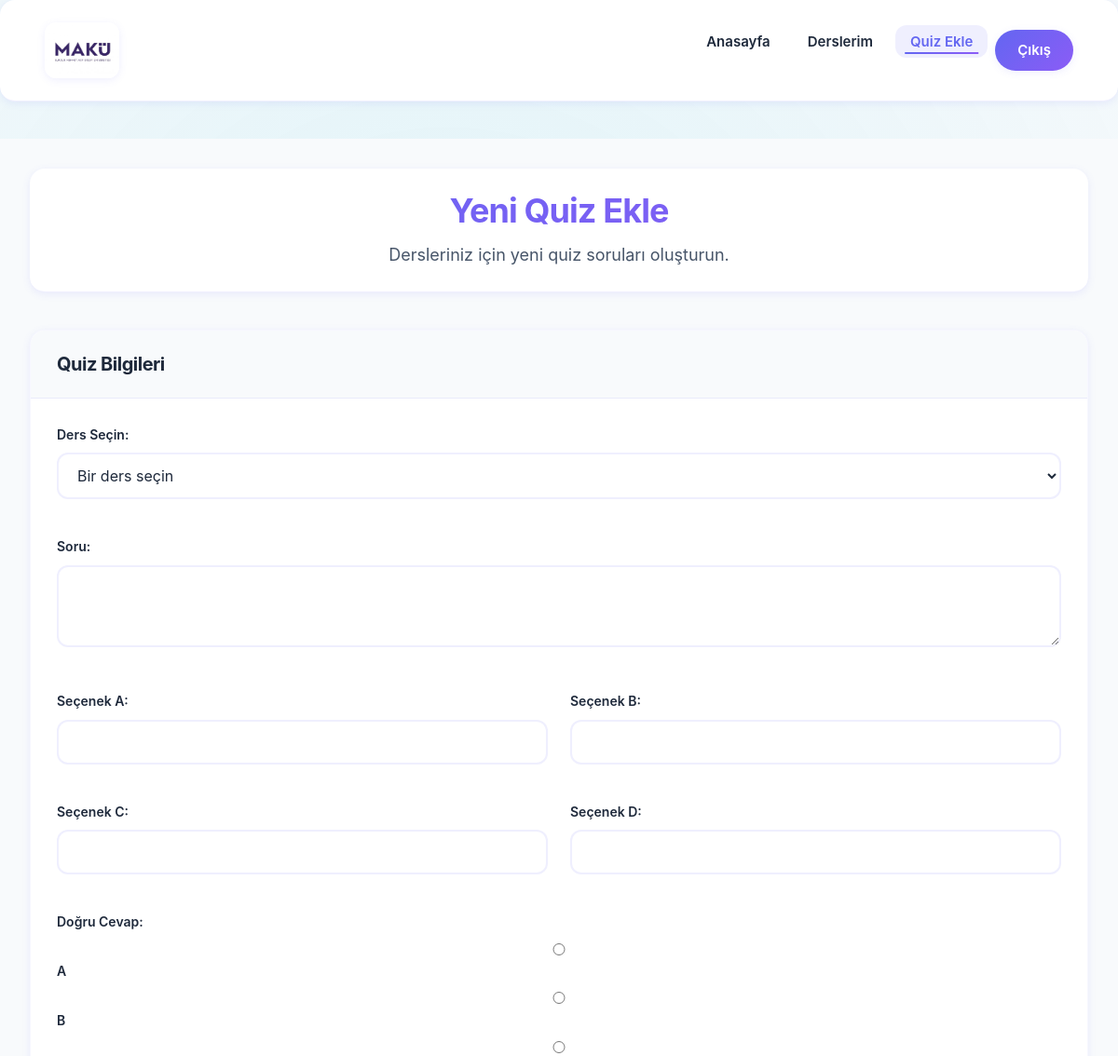
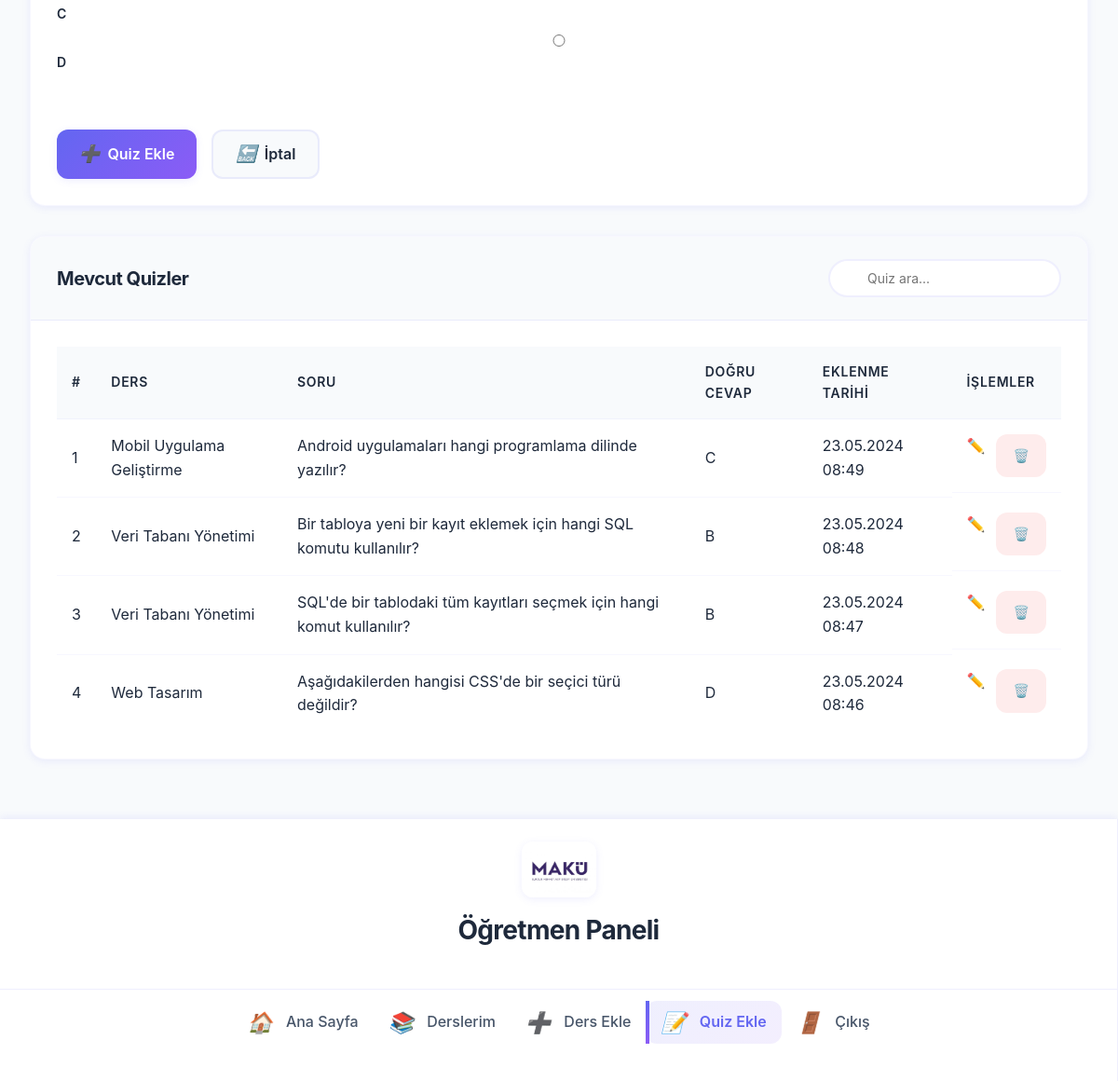
/add_quiz.php (signed in), run on the app's committed database (2 pictures, top to bottom).
### tables this page shows
CREATE TABLE `quizzes` (
  `id` int(11) NOT NULL,
  `course_id` int(11) NOT NULL,
  `question` text NOT NULL,
  `option_a` varchar(255) NOT NULL,
  `option_b` varchar(255) NOT NULL,
  `option_c` varchar(255) NOT NULL,
  `option_d` varchar(255) NOT NULL,
  `correct_option` enum('A','B','C','D') NOT NULL,
  `created_at` timestamp NOT NULL DEFAULT current_timestamp(),
  `updated_at` timestamp NOT NULL DEFAULT current_timestamp() ON UPDATE current_timestamp()
);

CREATE TABLE `courses` (
  `id` int(11) NOT NULL,
  `name` varchar(100) NOT NULL,
  `description` text DEFAULT NULL,
  `teacher_id` int(11) DEFAULT NULL,
  `created_at` timestamp NOT NULL DEFAULT current_timestamp(),
  `updated_at` timestamp NOT NULL DEFAULT current_timestamp() ON UPDATE current_timestamp()
);

### config.php (called while the page is built, shortened)
<?php
function e($string) {
    return htmlspecialchars($string, ENT_QUOTES, 'UTF-8');
}
?>

### add_quiz.php (the view, shortened to what this page needs)
<?php
include "config.php";
$teacher_id = $_SESSION["user_id"];
$sql_courses = "SELECT id, name FROM courses WHERE teacher_id = :teacher_id ORDER BY name";
$stmt_courses = $pdo->prepare($sql_courses);
$stmt_courses->execute(['teacher_id' => $teacher_id]);
$courses = $stmt_courses->fetchAll();
?>
<!DOCTYPE html>
<html lang="tr">
<head>
    <link rel="stylesheet" href="css/main.css">
</head>
<body class="dashboard-body">
    <header id="header" class="header dashboard-header">
        <div class="container">
            <img src="img/school-logo.jpg" alt="MAKÜ Logo" class="header-logo">
            <nav id="navmenu" class="navmenu">
                <ul>
                    <li><a href="teacher_dashboard.php">Anasayfa</a></li>
                    <li><a href="teacher_manage_courses.php">Derslerim</a></li>
                    <li><a href="add_quiz.php" class="active">Quiz Ekle</a></li>
                    <li><a href="islem/logout.php" class="btn-action">Çıkış</a></li>
                </ul>
            </nav>
        </div>
    </header>
    <div class="dashboard-container">
        <div class="sidebar">
            <div class="sidebar-header">
                <img src="img/school-logo.jpg" alt="MAKÜ Logo" class="sidebar-logo">
                <h3>Öğretmen Paneli</h3>
            </div>
            <ul class="sidebar-menu">
                <li><a href="teacher_dashboard.php"><i class="icon">🏠</i> Ana Sayfa</a></li>
                <li><a href="teacher_manage_courses.php"><i class="icon">📚</i> Derslerim</a></li>
                <li><a href="teacher_add_course.php"><i class="icon">➕</i> Ders Ekle</a></li>
                <li><a href="add_quiz.php" class="active"><i class="icon">📝</i> Quiz Ekle</a></li>
                <li><a href="islem/logout.php"><i class="icon">🚪</i> Çıkış</a></li>
            </ul>
        </div>
        <main class="dashboard-content">
            <div class="dashboard-header">
                <h1>Yeni Quiz Ekle</h1>
                <p>Dersleriniz için yeni quiz soruları oluşturun.</p>
            </div>
            <?php if (count($courses) > 0): ?>
                <div class="content-card">
                    <div class="card-header">
                        <h2>Quiz Bilgileri</h2>
                    </div>
                    <div class="card-body">
                        <form method="POST" action="" class="admin-form">
                            <div class="form-row">
                                <div class="form-group full-width">
                                    <label for="course_id">Ders Seçin:</label>
                                    <select id="course_id" name="course_id" required>
                                        <option value="">Bir ders seçin</option>
                                    </select>
                                </div>
                            </div>
                            <div class="form-row">
                                <div class="form-group full-width">
                                    <label for="question">Soru:</label>
                                    <textarea id="question" name="question" rows="3" required><?php echo isset($_POST['question']) ? e($_POST['question']) : ''; ?></textarea>
                                </div>
                            </div>
                            <div class="form-row">
                                <div class="form-group half-width">
                                    <label for="option_a">Seçenek A:</label>
                                    <input type="text" id="option_a" name="option_a" value="<?php echo isset($_POST['option_a']) ? e($_POST['option_a']) : ''; ?>" required>
                                </div>
                                <div class="form-group half-width">
                                    <label for="option_b">Seçenek B:</label>
                                    <input type="text" id="option_b" name="option_b" value="<?php echo isset($_POST['option_b']) ? e($_POST['option_b']) : ''; ?>" required>
                                </div>
                            </div>
                            <div class="form-row">
                                <div class="form-group half-width">
                                    <label for="option_c">Seçenek C:</label>
                                    <input type="text" id="option_c" name="option_c" value="<?php echo isset($_POST['option_c']) ? e($_POST['option_c']) : ''; ?>" required>
                                </div>
                                <div class="form-group half-width">
                                    <label for="option_d">Seçenek D:</label>
                                    <input type="text" id="option_d" name="option_d" value="<?php echo isset($_POST['option_d']) ? e($_POST['option_d']) : ''; ?>" required>
                                </div>
                            </div>
                            <div class="form-row">
                                <div class="form-group full-width">
                                    <label>Doğru Cevap:</label>
                                    <div class="radio-buttons">
                                        <label class="radio-label">
                                            <input type="radio" name="correct_option" value="A" <?php echo (isset($_POST['correct_option']) && $_POST['correct_option'] == 'A') ? 'checked' : ''; ?> required>
                                            A
                                        </label>
                                        <label class="radio-label">
                                            <input type="radio" name="correct_option" value="B" <?php echo (isset($_POST['correct_option']) && $_POST['correct_option'] == 'B') ? 'checked' : ''; ?>>
                                            B
                                        </label>
                                        <label class="radio-label">
                                            <input type="radio" name="correct_option" value="C" <?php echo (isset($_POST['correct_option']) && $_POST['correct_option'] == 'C') ? 'checked' : ''; ?>>
                                            C
                                        </label>
                                        <label class="radio-label">
                                            <input type="radio" name="correct_option" value="D" <?php echo (isset($_POST['correct_option']) && $_POST['correct_option'] == 'D') ? 'checked' : ''; ?>>
                                            D
                                        </label>
                                    </div>
                                </div>
                            </div>
                            <div class="form-actions">
                                <button type="submit" class="primary-button">
                                    <i class="button-icon">➕</i> Quiz Ekle
                                </button>
                                <a href="teacher_dashboard.php" class="secondary-button">
                                    <i class="button-icon">🔙</i> İptal
                                </a>
                            </div>
                        </form>
                    </div>
                </div>
            <?php endif; ?>
            <div class="content-card">
                <div class="card-header">
                    <h2>Mevcut Quizler</h2>
                    <div class="card-actions">
                        <input type="text" id="quizSearch" class="search-input" placeholder="Quiz ara...">
                    </div>
                </div>
                <div class="card-body">
                    <div class="table-responsive">
                        <?php
                        $sql_quizzes = "SELECT q.id, q.question, q.correct_option, c.name as course_name, q.created_at
                                       FROM quizzes q
                                       JOIN courses c ON q.course_id = c.id
                                       WHERE c.teacher_id = :teacher_id
                                       ORDER BY q.created_at DESC";
                        $stmt_quizzes = $pdo->prepare($sql_quizzes);
                        $stmt_quizzes->execute(['teacher_id' => $teacher_id]);
                        $quizzes = $stmt_quizzes->fetchAll();
                        ?>
                        <?php if (count($quizzes) > 0): ?>
                            <table class="data-table">
                                <thead>
                                    <tr>
                                        <th>#</th>
                                        <th>Ders</th>
                                        <th>Soru</th>
                                        <th>Doğru Cevap</th>
                                        <th>Eklenme Tarihi</th>
                                        <th>İşlemler</th>
                                    </tr>
                                </thead>
                                <tbody>
                                    <?php foreach ($quizzes as $index => $quiz): ?>
                                        <tr>
                                            <td><?php echo $index + 1; ?></td>
                                            <td><?php echo e($quiz['course_name']); ?></td>
                                            <td><?php echo e($quiz['question']); ?></td>
                                            <td class="correct-answer"><?php echo e($quiz['correct_option']); ?></td>
                                            <td><?php echo date('d.m.Y H:i', strtotime($quiz['created_at'])); ?></td>
                                            <td class="actions">
                                                <a href="edit_quiz.php?id=<?php echo $quiz['id']; ?>" class="btn-icon" title="Düzenle">
                                                    ✏️
                                                </a>
                                                <a href="delete_quiz.php?id=<?php echo $quiz['id']; ?>" class="btn-icon btn-delete" title="Sil" data-confirm="Bu quizi silmek istediğinizden emin misiniz?">
                                                    🗑️
                                                </a>
                                            </td>
                                        </tr>
                                    <?php endforeach; ?>
                                </tbody>
                            </table>
                        <?php else: ?>
                            <div class="no-data">
                                <p>Henüz hiç quiz eklenmemiş.</p>
                            </div>
                        <?php endif; ?>
                    </div>
                </div>
            </div>
        </main>
    </div>
</body>
</html>

### data on the page
quizzes: course.name "Mobil Uygulama Geliştirme", question "Android uygulamaları hangi programlama dilinde yazılır?", correct_option "C", created_at "23.05.2024 08:49"
quizzes: course.name "Veri Tabanı Yönetimi", question "Bir tabloya yeni bir kayıt eklemek için hangi SQL komutu kullanılır?", correct_option "B", created_at "23.05.2024 08:48"
quizzes: course.name "Veri Tabanı Yönetimi", question "SQL'de bir tablodaki tüm kayıtları seçmek için hangi komut kullanılır?", correct_option "B", created_at "23.05.2024 08:47"
quizzes: course.name "Web Tasarım", question "Aşağıdakilerden hangisi CSS'de bir seçici türü değildir?", correct_option "D", created_at "23.05.2024 08:46"
